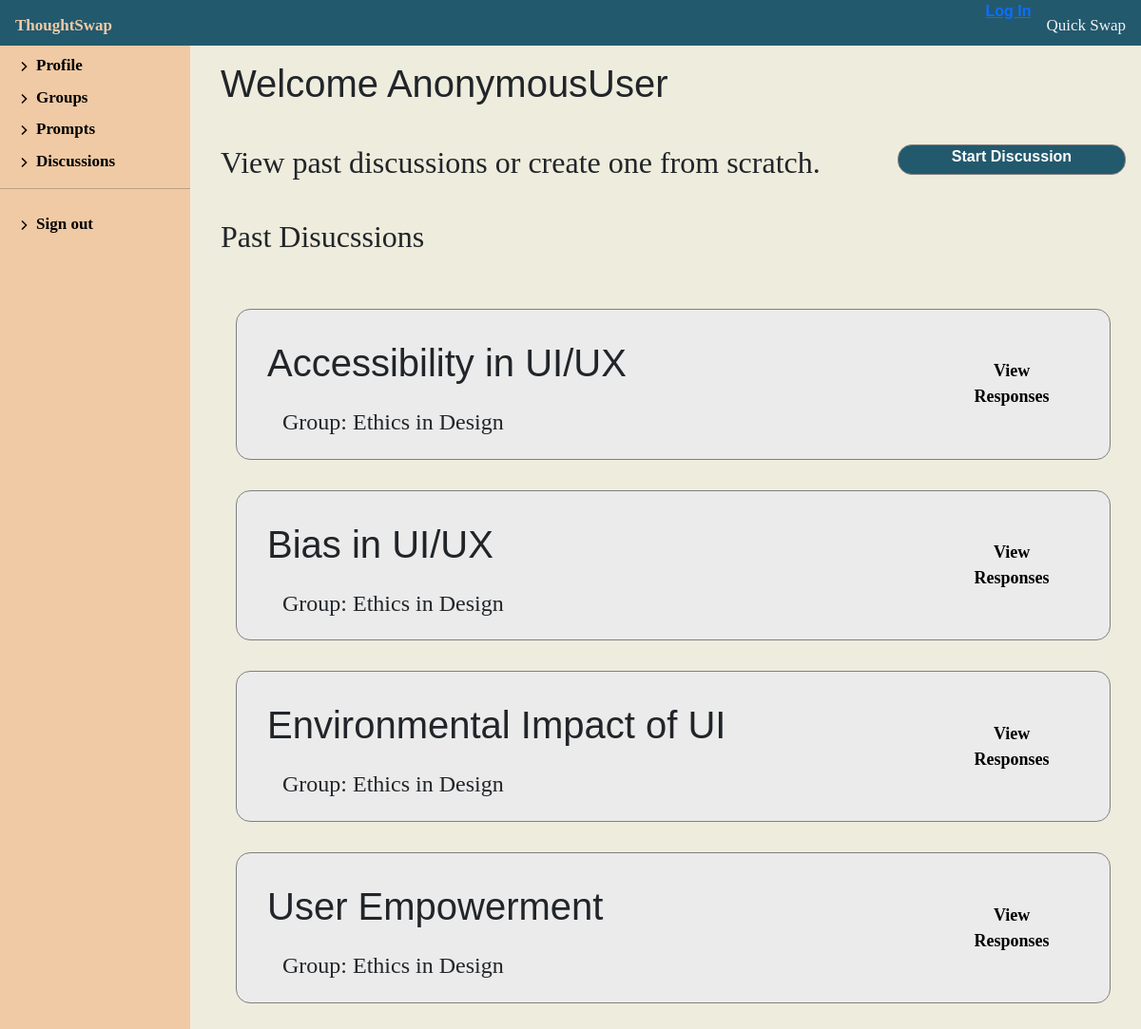
The app's page /discussion/2/discussion, older data.
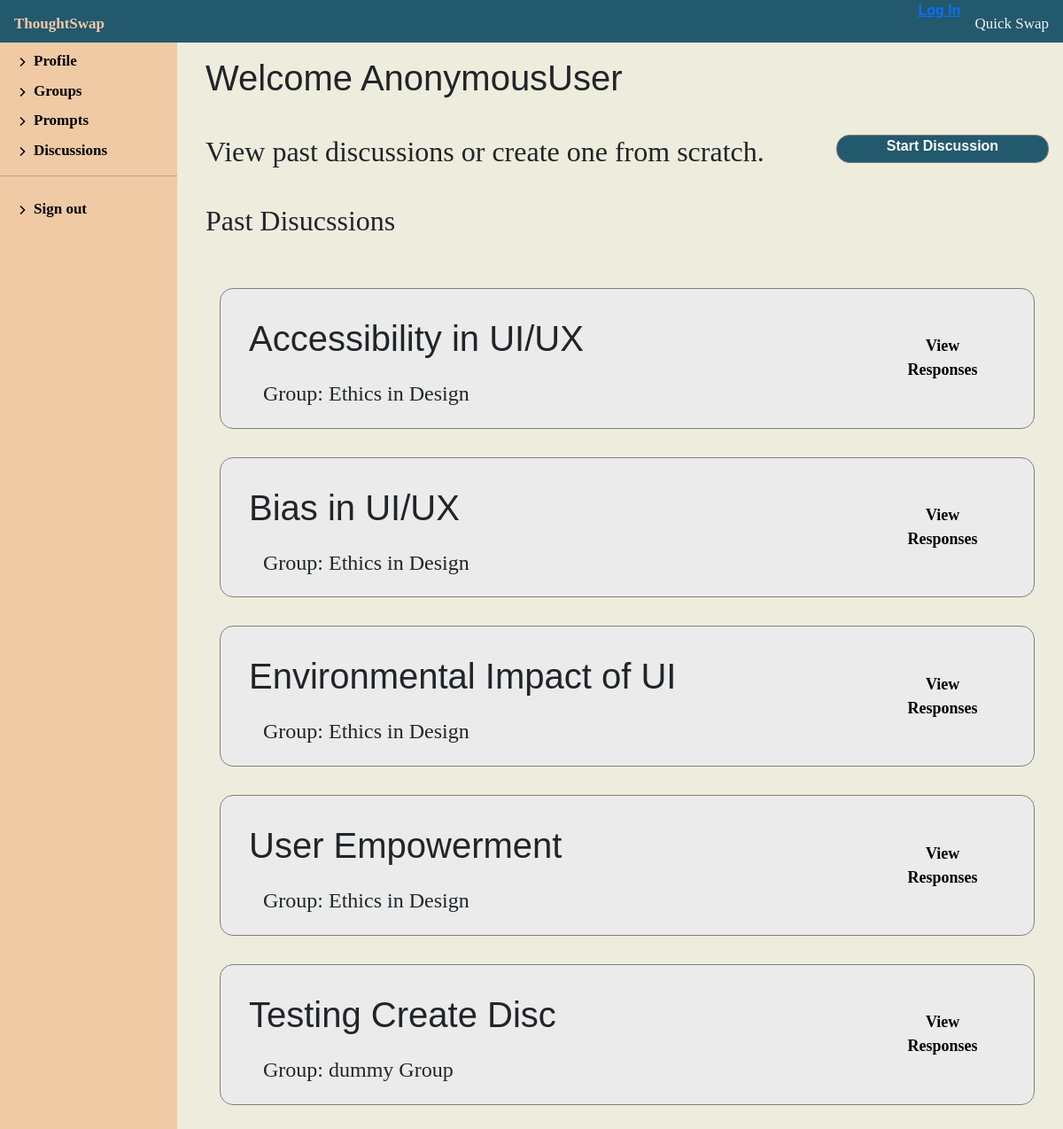
The same page, newer data.
### discussion/models.py (models this page shows, shortened)
class Discussion(models.Model):
    code = models.IntegerField(default=0, null=False, blank=False)
    name = models.CharField(max_length=200, default='Discussion')
    group = models.ForeignKey('Group', on_delete=models.SET_NULL, null=True)
    def __str__(self):
        return self.name

class Group(models.Model):
    facilitator = models.ForeignKey(
        'Facilitator', on_delete=models.SET_NULL, null=True)
    name = models.CharField(max_length=100, null=False, blank=False, default='Group')
    size = models.IntegerField(null=False, blank=False, default=0)
    def __str__(self):
        return f'{self.name}'

### discussion/views.py (the view)
# urls.py: path('<int:pk>/discussion', views.PastDiscussionView.as_view(), name='facilitator-discussions'),
class PastDiscussionView(generic.ListView):
    model = Facilitator
    template_name = 'discussion/profile/discussion_display.html'
    def get_context_data(self, **kwargs):
        context = super(PastDiscussionView,
                        self).get_context_data(**kwargs)
        context['facilitator'] = Facilitator.objects.get(
            pk=self.kwargs['pk'])
        return context

### discussion/templates/discussion/profile/discussion_display.html (shortened to what this page needs)
{% extends "discussion/profile/facilitator_profile.html" %}
{% block profileContent %}
<div class="facilitator-profile">
    <h1 class="discussion-header">Welcome {{ user }}</h1>
    <div class="start-discussion">
        <h2 class="discussion-header">View past discussions or create one from scratch.</h2>
        <div class="prompt-btn-container">
            <a class="prompt-btn" href="{% url 'create-discussion' %}">Start Discussion</a>
        </div>
    </div>
    <div class="profile-container" id="create-prompt">
        <h2 class="discussion-header">Past Disucssions</h2>
        <div class="response-board">
            {% for group in facilitator.group_set.all %}
            {% for discussion in group.discussion_set.all %}
            <div class="prompt-crud">
                <div>
                    <h1 class="discussion-header">{{ discussion }}</h1>
                    <h2 class="discussion-bio">Group: {{ group }}</h2>
                </div>
                <div class="prompt-ud">
                    <a class="view-response-btn" href="{% url 'view-responses' pk=facilitator.pk name=group.name code=discussion.code %}" alt="View Responses">View
                        Responses</a>
                </div>
            </div>
            {% endfor %}
            {% endfor %}
        </div>
    </div>
</div>
{% endblock %}

Row changes from the older to the newer data that the page shows:
now on this page (row unchanged): Group: name "dummy Group"
added Discussion: name "Testing Create Disc"
